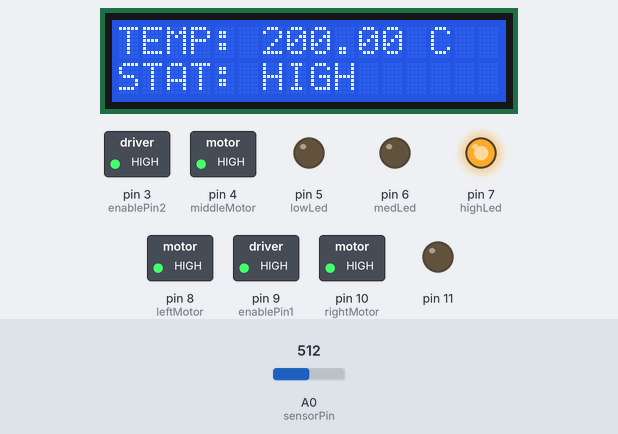
The sketch below on a simulated Arduino Uno, built with avr-gcc and run on an emulated ATmega328P. On the bench: 16×2 character LCD, switched loads named in the sketch (green lamp = pin HIGH), output pins drawn as LEDs (lit = HIGH). The inputs (shaded band) are chosen by the test bench; at power-on: A0 (sensorPin) = 512. What the sketch prints to the serial monitor is not drawn.

Above: at 1.2 s.
1.3 s: A0 (sensorPin) set to 320
At 2.9 s:
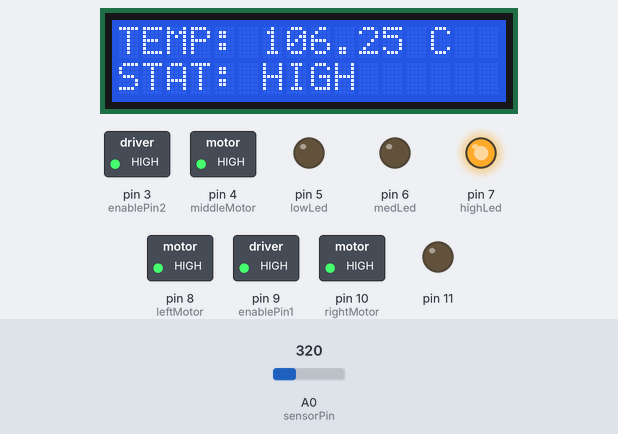
3.2 s: A0 (sensorPin) set to 294
At 4.5 s:
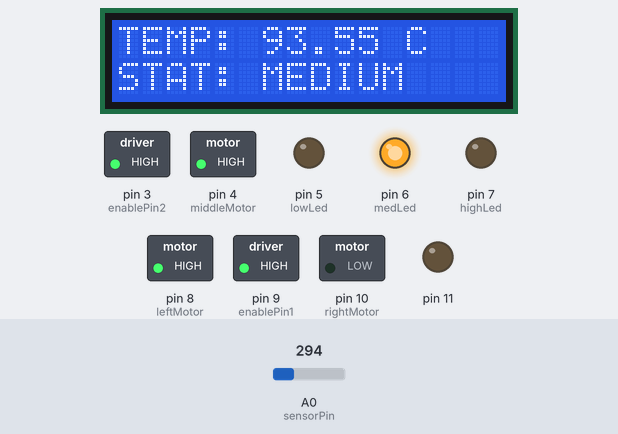
4.8 s: A0 (sensorPin) set to 216
At 5.9 s:
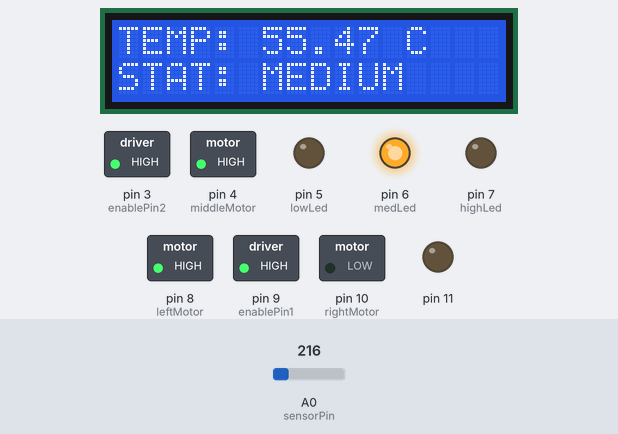
6.5 s: A0 (sensorPin) set to 188
At 7.1 s:
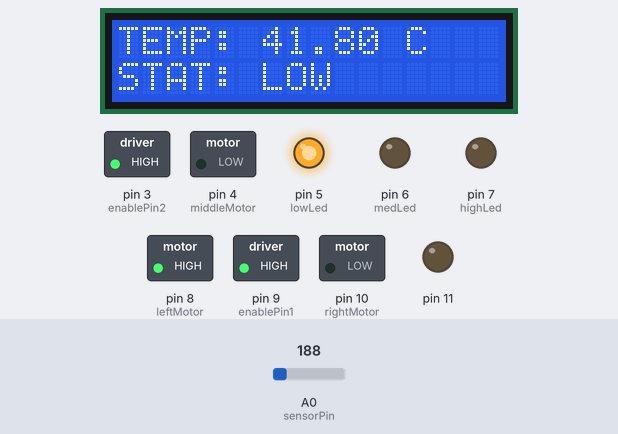
8.1 s: A0 (sensorPin) set to 116
At 8.9 s:
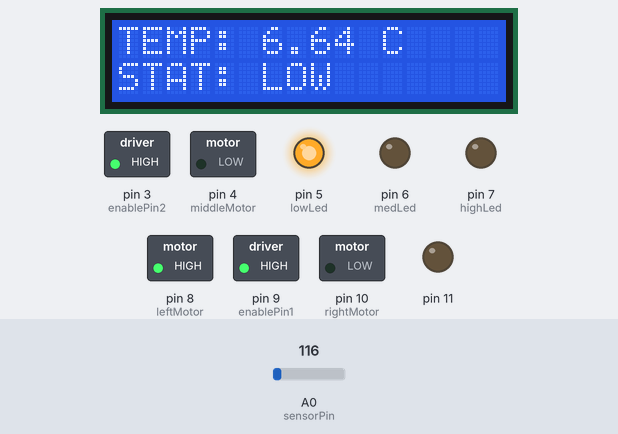
9.7 s: A0 (sensorPin) set to 100
At 10.6 s:
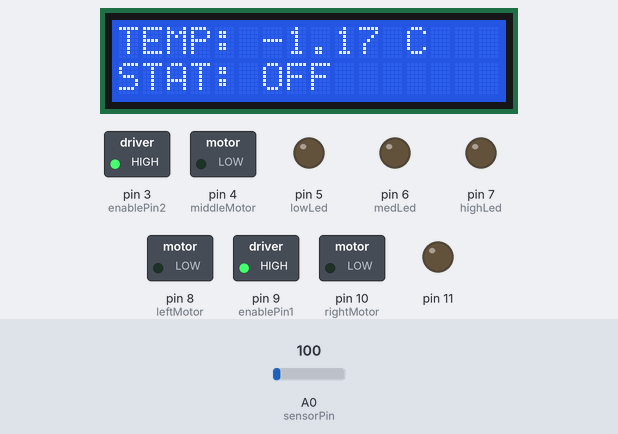
Timing chart, 0 to 12.7 s (numbered marks = the images above; inputs shaded):
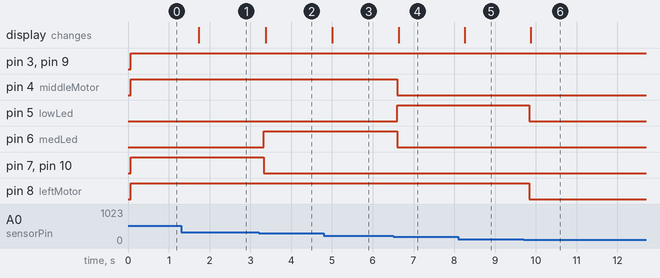

The sketch:

temperature-control.ino
```cpp
#include <Adafruit_LiquidCrystal.h>
Adafruit_LiquidCrystal lcd(0);

int sensorPin = A0;

int lowLed = 5;
int medLed = 6;
int highLed = 7;

int leftMotor = 8;
int middleMotor = 4;
int rightMotor = 10;

int enablePin1 = 9;
int enablePin2 = 3;

float voltage, temperatureC, temperatureF;
String status, lcdDisplayStatus;

void setup()
{
  for (int pinNum = 3; pinNum <=11; pinNum++){
      pinMode(pinNum, OUTPUT);
  }

  Serial.begin(9600);
  lcd.begin(16,2);
}

void loop()
{
  // Setting the value of motorspeed
  analogWrite(enablePin1, 1023);
  analogWrite(enablePin2, 1023);

  int tempValue = analogRead(sensorPin);

  //CONVERTING TO VOLTAGE
  voltage = tempValue * 5.0;
  voltage/=1024.0;

  //CONVERTING TO CELSIUS
  temperatureC = (voltage-0.5)*100;

  //CONVERTING TO FAHRENHEIT
  temperatureF = (temperatureC*9.0/5.0)+32.0;

  //Temperature Conditions for LED
  temperatureConditions();

  //Displaying in Serial Monitor
  Serial.print("STATUS: ");
  Serial.println(status);

  Serial.print("TEMPERATURE: ");
  Serial.print(temperatureC);
  Serial.print(" C or ");
  Serial.print(temperatureF);
  Serial.println(" F");

  Serial.print("------------------------------");
  Serial.println("");

  //Displaying in LCD
  lcd.clear();
  lcd.setCursor(0,0);
  lcd.print("TEMP: ");
  lcd.print(temperatureC);
  lcd.print(" C");

  lcd.setCursor(0,1);
  lcd.print("STAT: ");
  lcd.print(status);
  delay(500);
}

void temperatureConditions(){
  if (temperatureC < 1){
    digitalWrite(lowLed, LOW);
    digitalWrite(medLed, LOW);
    digitalWrite(highLed, LOW);
    digitalWrite(leftMotor, LOW);
    digitalWrite(middleMotor, LOW);
    digitalWrite(rightMotor, LOW);
    status = "OFF";
  }

  else if (temperatureC > 1 && temperatureC <=49){
    digitalWrite(lowLed, HIGH);
    digitalWrite(medLed, LOW);
    digitalWrite(highLed, LOW);
    digitalWrite(leftMotor, HIGH);
    digitalWrite(middleMotor, LOW);
    digitalWrite(rightMotor, LOW);
    status = "LOW";
  }

  else if (temperatureC >= 49 && temperatureC <=99){
    digitalWrite(lowLed, LOW);
    digitalWrite(medLed, HIGH);
    digitalWrite(highLed, LOW);
    digitalWrite(leftMotor, HIGH);
    digitalWrite(middleMotor, HIGH);
    digitalWrite(rightMotor, LOW);
    status = "MEDIUM";
  }

  else if (temperatureC >= 99){
    digitalWrite(lowLed, LOW);
    digitalWrite(medLed, LOW);
    digitalWrite(highLed, HIGH);
    digitalWrite(leftMotor, HIGH);
    digitalWrite(middleMotor, HIGH);
    digitalWrite(rightMotor, HIGH);
    status = "HIGH";
  }
}
```

Measured:
- the behaviour switches between 306 and 305 on A0 (sensorPin) (found by bisection; images 1 and 2)
- the behaviour switches between 203 and 202 on A0 (sensorPin) (found by bisection; images 3 and 4)
- the behaviour switches between 105 and 104 on A0 (sensorPin) (found by bisection; images 5 and 6)
- after the input at 1.3 s, the display: changes after 0.44 s (image 1)
- after the input at 3.2 s, pin 6 (medLed): LOW → HIGH after 0.13 s; pin 7 (highLed), pin 10 (rightMotor): HIGH → LOW after 0.13 s; the display: changes after 0.17 s (image 2)
- after the input at 4.8 s, the display: changes after 0.21 s (image 3)
- after the input at 6.5 s, pin 4 (middleMotor), pin 6 (medLed): HIGH → LOW after 0.10 s; pin 5 (lowLed): LOW → HIGH after 0.10 s; the display: changes after 0.14 s (image 4)
- after the input at 8.1 s, the display: changes after 0.16 s (image 5)
- after the input at 9.7 s, pin 5 (lowLed), pin 8 (leftMotor): HIGH → LOW after 0.13 s; the display: changes after 0.17 s (image 6)
